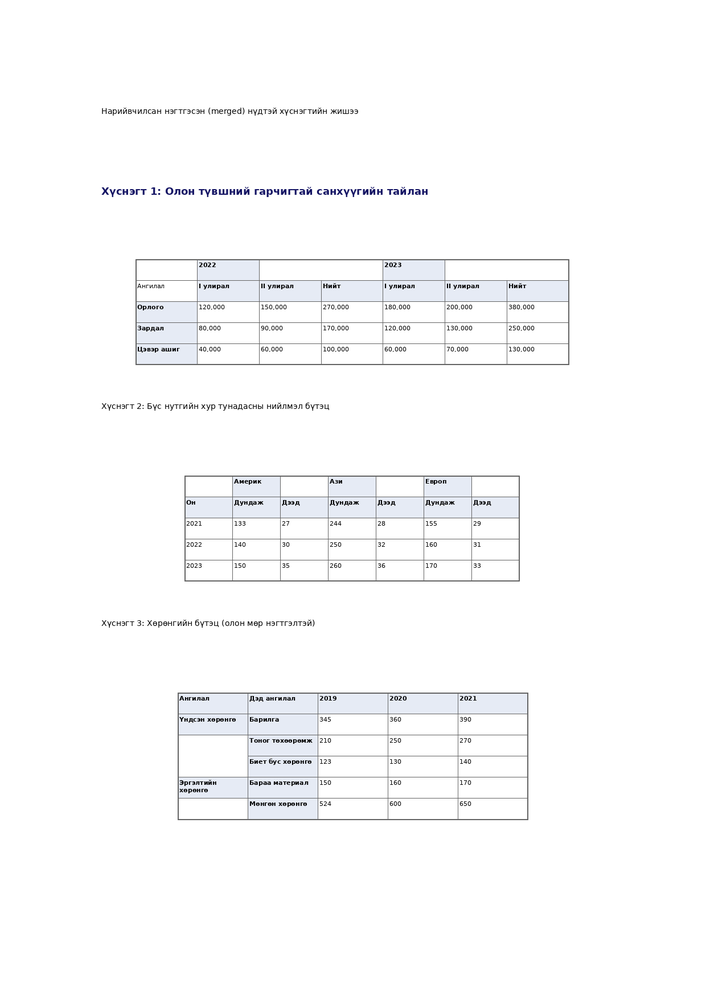
#> input picture test_render.png, 706 x 999 px, shrunk from 1240 x 1754 before the run
$ python -i table_detection.py   (imports and definitions only)
#> lines starting #> are read from the running program, lines starting #| are printed output that depends on the picture; after the words box and inside, x2 and y2 are one past the last pixel; in counts of white or black regions, pixels touching at a corner belong together
#> further down, picture is the input picture: shape (999, 706, 3); mean B, G, R 250.9, 250.3, 250
import os
import json
import time
import cv2
import numpy as np
from PIL import Image
from pdf2image import convert_from_path
from pathlib import Path
from dataclasses import dataclass, asdict
from typing import List, Optional, Tuple

# ─────────────────────────────────────────────
# Data Classes
# ─────────────────────────────────────────────
@dataclass
class Cell:
    row: int
    col: int
    rowspan: int
    colspan: int
    text: str
    x: float
    y: float
    width: float
    height: float

@dataclass
class TableDetection:
    page: int
    x: float
    y: float
    width: float
    height: float
    confidence: float
    model: str
    cells: List[Cell]
    html: str = ""

# ─────────────────────────────────────────────
# Cell Extractor (from detected table region)
# ─────────────────────────────────────────────
class CellExtractor:
    def extract_cells(self, table_img: np.ndarray) -> List[Cell]:
        gray = cv2.cvtColor(table_img, cv2.COLOR_BGR2GRAY)
        thresh = cv2.adaptiveThreshold(
            gray, 255, cv2.ADAPTIVE_THRESH_MEAN_C,
            cv2.THRESH_BINARY_INV, 15, 10
        )
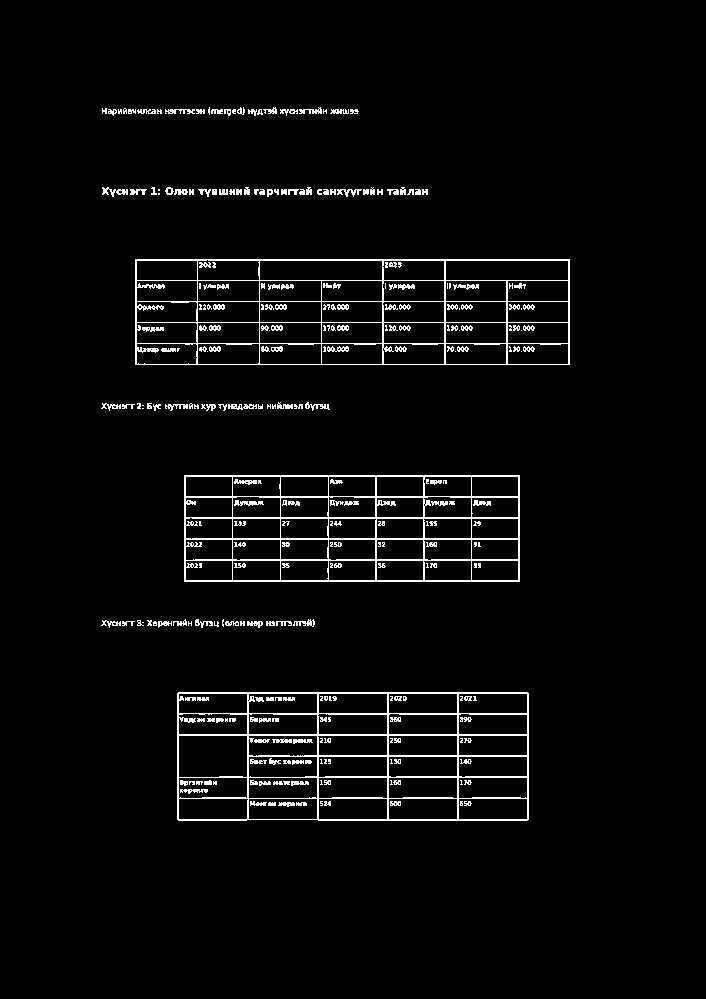
#> thresh: shape (999, 706); 3.6% white in thin lines or dots, all inside (x1, y1, x2, y2) = (101, 107, 570, 821)
        # Detect horizontal lines
        h_kernel = cv2.getStructuringElement(cv2.MORPH_RECT, (40, 1))
        v_kernel = cv2.getStructuringElement(cv2.MORPH_RECT, (1, 40))
        h_lines = cv2.morphologyEx(thresh, cv2.MORPH_OPEN, h_kernel, iterations=2)
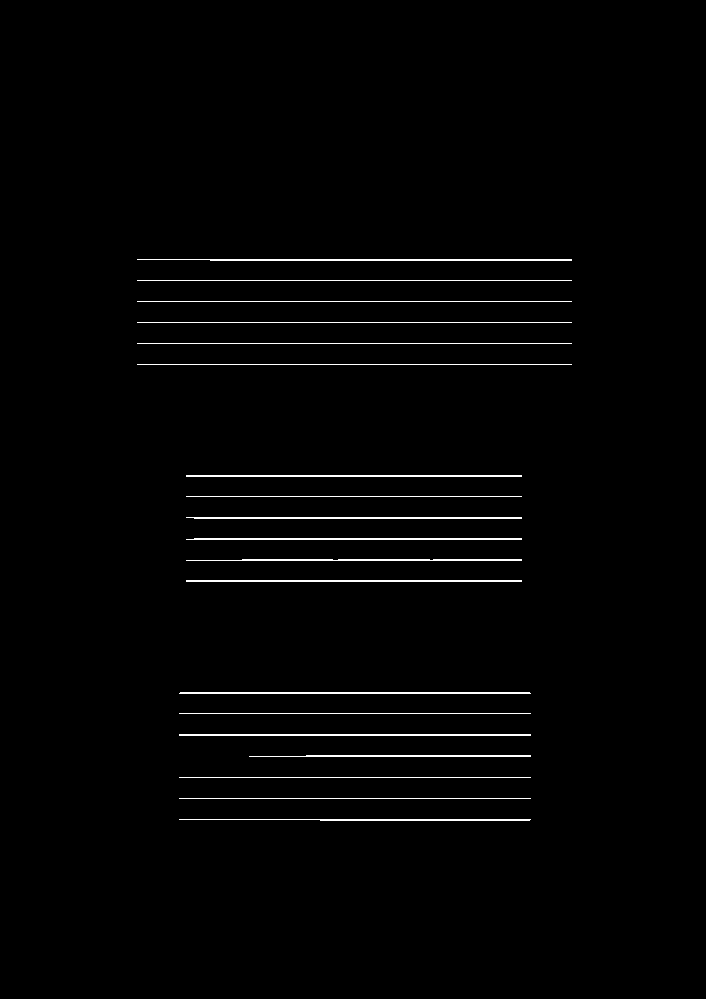
#> h_lines: shape (999, 706); 1.4% white in thin lines or dots, all inside (x1, y1, x2, y2) = (137, 259, 572, 821)
        v_lines = cv2.morphologyEx(thresh, cv2.MORPH_OPEN, v_kernel, iterations=2)
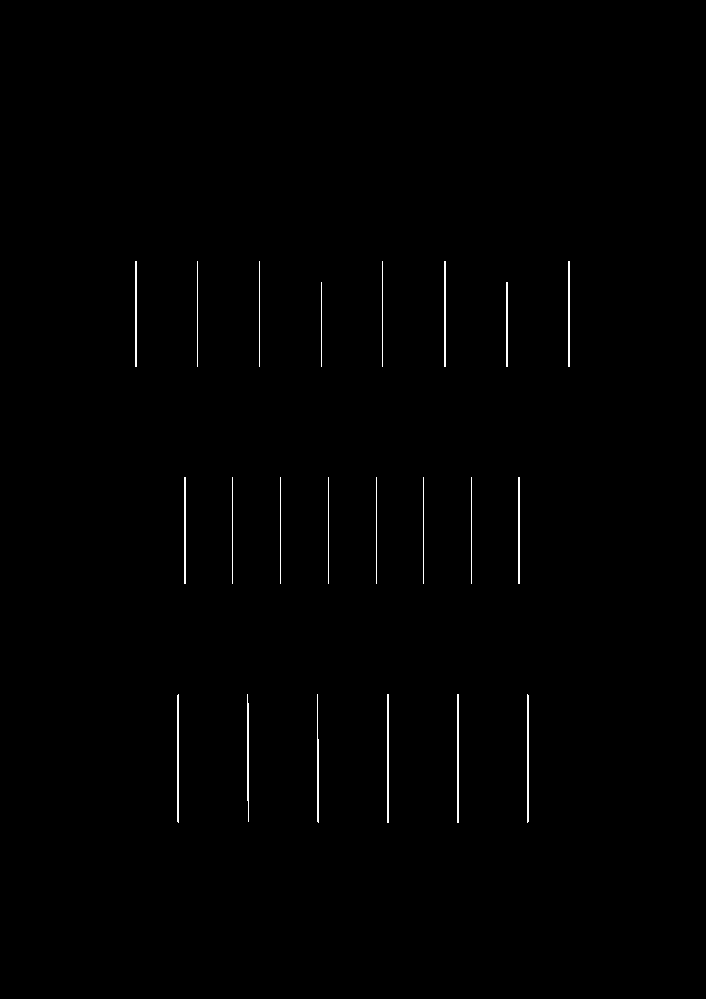
#> v_lines: shape (999, 706); 0.53% white in thin lines or dots, all inside (x1, y1, x2, y2) = (135, 261, 570, 823)
        grid = cv2.add(h_lines, v_lines)
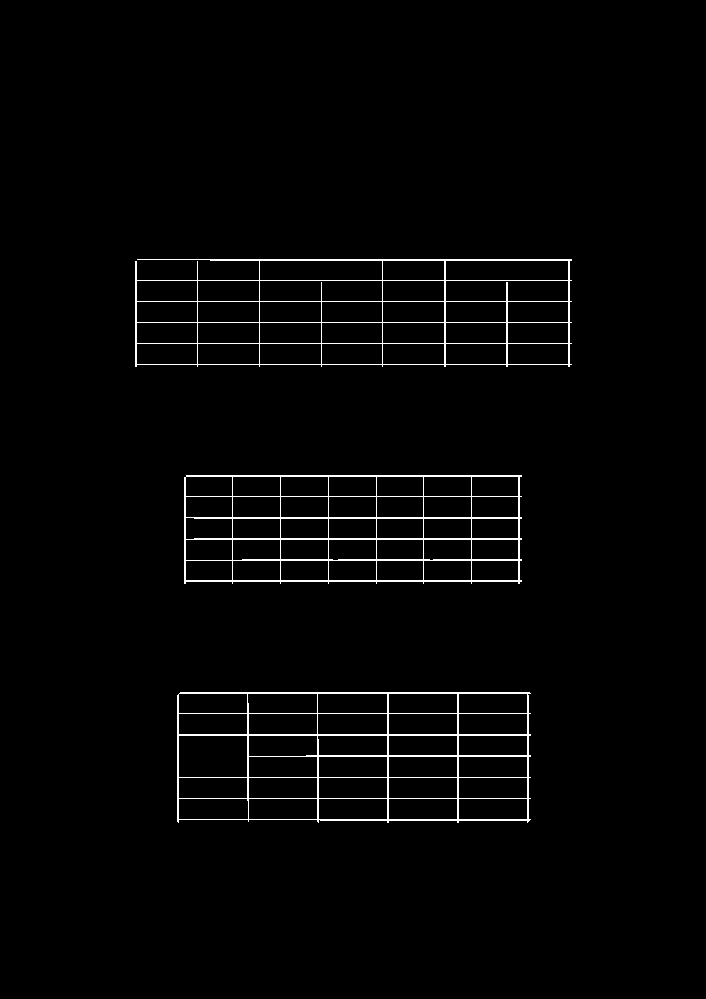
#> grid: shape (999, 706); 1.9% white in thin lines or dots, all inside (x1, y1, x2, y2) = (135, 259, 572, 823)
        dilated = cv2.dilate(grid, np.ones((3, 3), np.uint8), iterations=2)
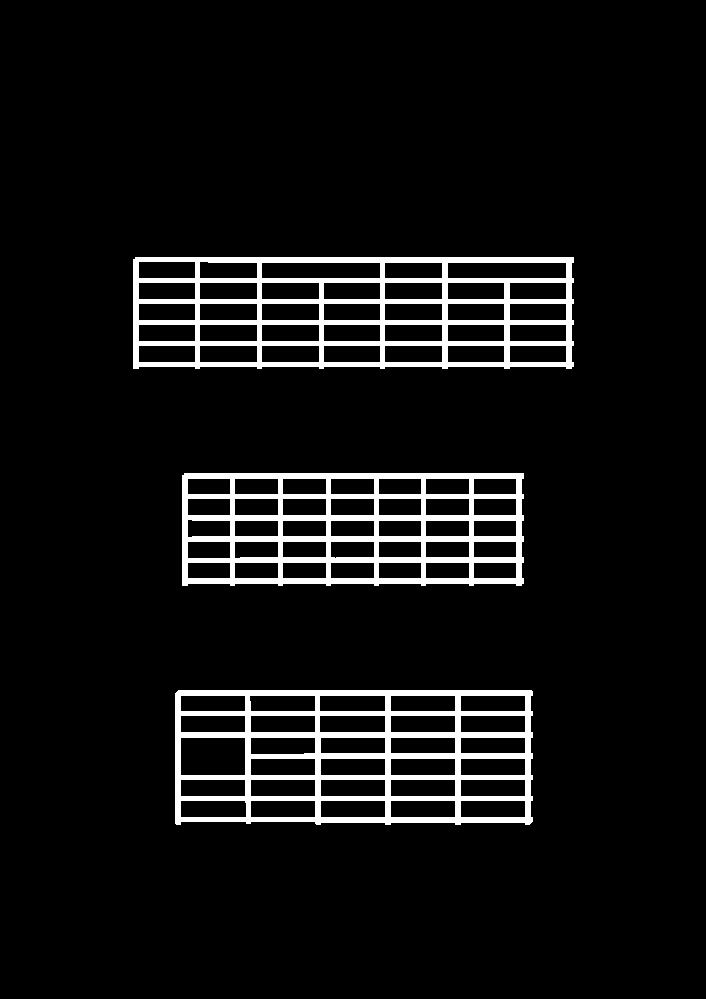
#> dilated: shape (999, 706); 6.9% white; 3 white regions

        contours, _ = cv2.findContours(dilated, cv2.RETR_TREE, cv2.CHAIN_APPROX_SIMPLE)
#> contours = 100 contours; largest, box (x1, y1, x2, y2) and area: (133, 257, 574, 369) 47873, (175, 690, 533, 825) 46852, (182, 473, 524, 586) 37425, (180, 737, 246, 776) 2468, (447, 262, 567, 279) 1902
        img_h, img_w = table_img.shape[:2]
#> img_h = 999; img_w = 706
        cells_raw = []

        for c in contours:
            x, y, w, h = cv2.boundingRect(c)
            area = w * h
            # Skip full image contour and tiny boxes
            if area < 500 or (w > img_w * 0.95 and h > img_h * 0.95):
                continue
            cells_raw.append((x, y, w, h))
#> this loop made 100 passes
#> (x, y, w, h, area) on passes 1 to 12: (175, 690, 358, 135, 48330), (460, 800, 66, 18, 1188), (390, 800, 66, 18, 1188), (320, 800, 66, 18, 1188), (250, 800, 66, 18, 1188), (180, 800, 67, 18, 1206), (460, 779, 66, 18, 1188), (390, 779, 66, 18, 1188), (320, 779, 66, 18, 1188), (250, 779, 66, 18, 1188), (180, 779, 66, 18, 1188), (460, 758, 66, 18, 1188)
#> after the loop, cells_raw = 100 items, first 6: (175, 690, 358, 135), (460, 800, 66, 18), (390, 800, 66, 18), (320, 800, 66, 18), (250, 800, 66, 18), (180, 800, 67, 18)

        if not cells_raw:
            return []

        # Sort by row then col
        cells_raw.sort(key=lambda c: (c[1], c[0]))

        # Cluster into rows/cols using y-threshold
        row_threshold = 10
        col_threshold = 10
        rows = []
        current_row = [cells_raw[0]]
#> current_row = [(133, 257, 441, 112)]
        for cell in cells_raw[1:]:
            if abs(cell[1] - current_row[0][1]) <= row_threshold:
                current_row.append(cell)
            else:
                rows.append(sorted(current_row, key=lambda c: c[0]))
                current_row = [cell]
#> this loop made 99 passes
#> current_row on passes 6, 13, 20, 27, 34, 42, 49, 56, 63, 70, 76, 81: [(138, 282, 58, 18)], [(138, 303, 58, 18)], [(138, 324, 58, 18)], [(138, 345, 58, 18)], [(182, 473, 342, 113)], [(187, 498, 44, 18)], [(187, 519, 44, 19)], [(187, 541, 44, 18)], [(187, 562, 44, 17)], [(175, 690, 358, 135)], [(180, 715, 66, 18)], [(180, 737, 66, 39)]
#> cell on passes 1, 2, 3, 4, 5, 7: (138, 261, 58, 18), (199, 261, 59, 18), (261, 262, 120, 17), (384, 262, 59, 17), (447, 262, 120, 17), (199, 282, 59, 18)
#> after the loop, rows = 15 items
        rows.append(sorted(current_row, key=lambda c: c[0]))

        cells = []
        for row_idx, row in enumerate(rows):
            for col_idx, (x, y, w, h) in enumerate(row):
                # Detect merges by comparing size to average cell size
                avg_w = np.mean([c[2] for c in cells_raw])
                avg_h = np.mean([c[3] for c in cells_raw])
                colspan = max(1, round(w / avg_w))
                rowspan = max(1, round(h / avg_h))
                cells.append(Cell(
                    row=row_idx,
                    col=col_idx,
                    rowspan=rowspan,
                    colspan=colspan,
                    text="",
                    x=float(x),
                    y=float(y),
                    width=float(w),
                    height=float(h)
                ))
#> this loop made 16 passes
#> after the loop, cells = 100 items
        return cells

# ─────────────────────────────────────────────
# HTML Table Builder
# ─────────────────────────────────────────────
class HTMLTableBuilder:
    # [40 lines left out: function build, not called in this run]


class TableVisualizer:
    # [59 lines left out: functions draw, draw_pdf, not called in this run]


# ─────────────────────────────────────────────
# Table Detector (DeepDeSRT style)
# ─────────────────────────────────────────────
class TableDetector:
    # [90 lines left out: functions __init__, detect, detect_pdf, not called in this run]

# ─────────────────────────────────────────────
# Main
# ─────────────────────────────────────────────
# [10 lines not run here, left out]

>>> import cv2
>>> picture = cv2.imread('test_render.png')
>>> result = CellExtractor().extract_cells(picture)
#> result = 100 items
